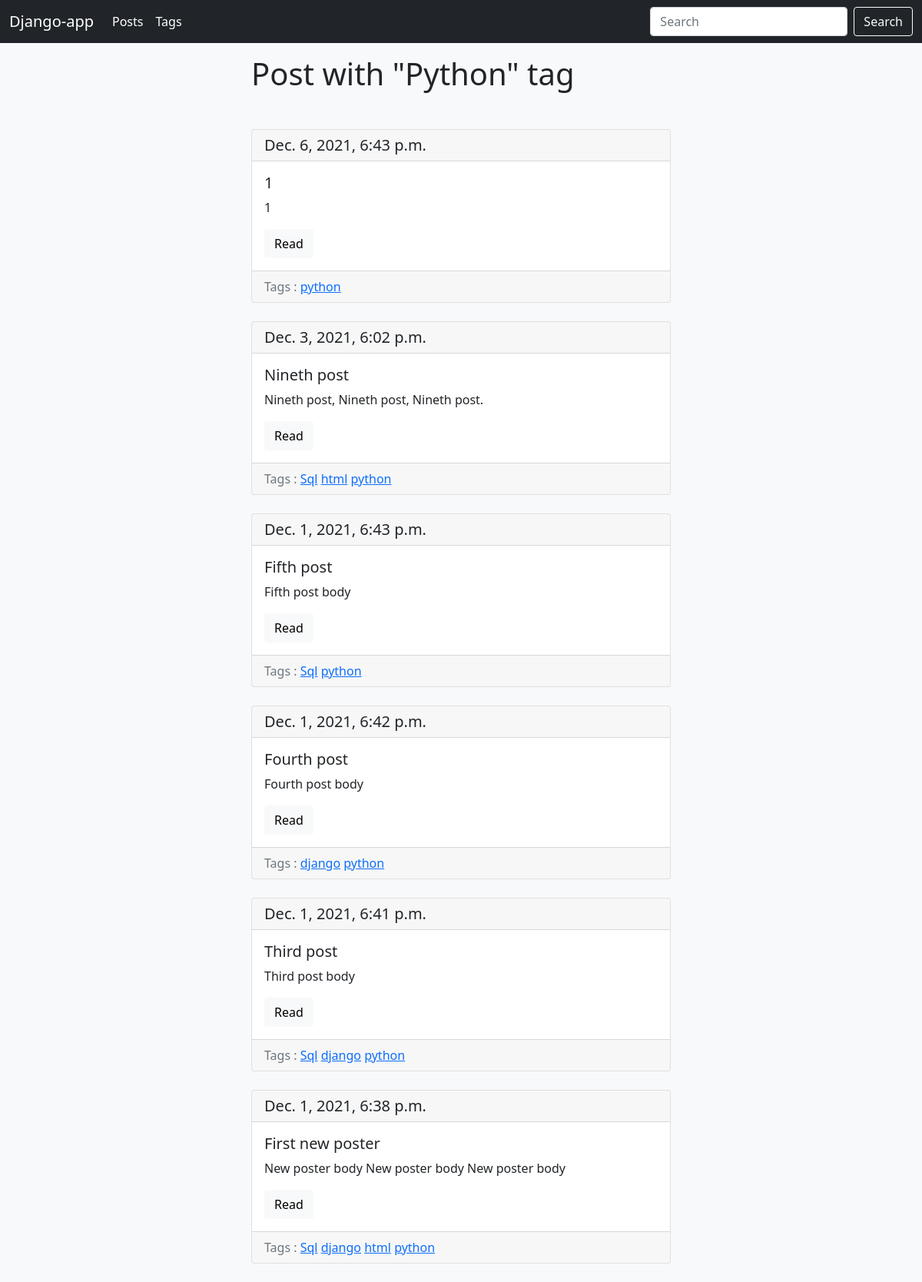
Page /blog/tag/python/ on the earlier database version.
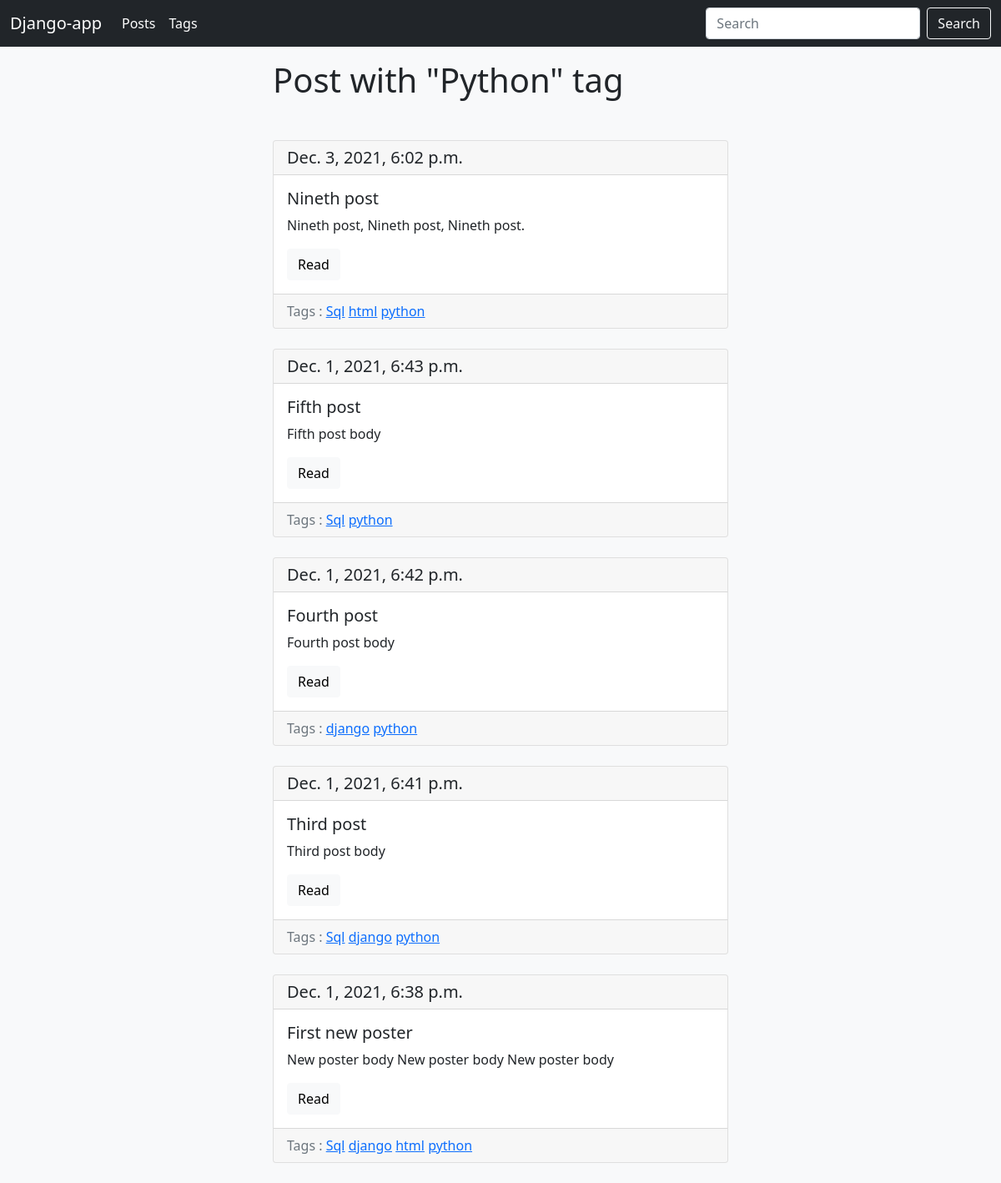
Same page on the later database version.
### blog/models.py (models this page shows, shortened)
class Tag(models.Model):
    title = models.CharField(max_length=50)
    slug = models.SlugField(max_length=50, unique=True)
    def get_absolute_url(self):
        return reverse('tag_detail_url', kwargs={'slug': self.slug})
    class Meta:
        ordering = ['title']

class Post(models.Model):
    title = models.CharField(max_length=150, db_index=True)
    slug = models.SlugField(max_length=150, blank=True, unique=True)
    body = models.TextField(blank=True, db_index=True)
    date_pub = models.DateTimeField(auto_now_add=True)
    tags = models.ManyToManyField('Tag', blank=True, related_name='posts')
    def get_absolute_url(self):
        return reverse('post_detail_url', kwargs={'slug': self.slug})
    class Meta:
        ordering = ['-date_pub']

### blog/views.py (the view)
# urls.py: path('tag/<str:slug>/', TagDetail.as_view(), name='tag_detail_url'),
class TagDetail(ObjectDetailMixin, View):
    model = Tag
    template = 'blog/tag_detail.html'

### blog/utils.py (called while the page is built)
    def get(self, request, slug):
        obj = get_object_or_404(self.model, slug__iexact=slug)
        return render(request, self.template, context={self.model.__name__.lower(): obj, 'admin_object': obj, 'detail': True})

### blog/templates/blog/tag_detail.html (shortened to what this page needs)
{% extends 'blog/base_blog.html' %}
{% block content %}
  <h1 class="mb-5">
    Post with "{{ tag.title|title }}" tag
  </h1>
  {% for post in tag.posts.all %}
    {% include 'blog/includes/post_card_template.html' %}
  {% endfor %}
{% endblock %}

### blog/templates/blog/base_blog.html (shortened to what this page needs)
{% extends 'base.html' %}

### templates/base.html (shortened to what this page needs)
{% load static %}
<!DOCTYPE html>
<html lang="en">
 <head>
  <link href="https://cdn.jsdelivr.net/npm/bootstrap@5.1.3/dist/css/bootstrap.min.css" rel="stylesheet">
  <link rel="stylesheet" href="{% static 'css/styles.css' %}">
 </head>
 <body class="bg-light">
   <nav class="navbar navbar-expand-lg navbar-dark bg-dark">
    <div class="container-fluid">
      <a class="navbar-brand" href="#">Django-app</a>
      <div class="collapse navbar-collapse" id="navbarSupportedContent">
        <ul class="navbar-nav me-auto mb-2 mb-lg-0">
          <li class="nav-item">
            <a class="nav-link active" aria-current="page" href="{% url 'posts_list_url' %}">Posts</a>
          </li>
          <li class="nav-item">
            <a class="nav-link active" href="{% url 'tags_list_url' %}">Tags</a>
          </li>
        </ul>
        <form class="d-flex" action="{% url 'posts_list_url' %}">
          <input class="form-control me-2" type="search" placeholder="Search" aria-label="Search" name="search">
          <button class="btn btn-outline-light" type="submit">Search</button>
        </form>
      </div>
    </div>
  </nav>
  <div class="container mt-3">
    <div class="row">
      <div class="col-6 offset-md-3">
        {% block content %}{% endblock %}
      </div>
    </div>
  </div>
 </body>
</html>

### blog/templates/blog/includes/post_card_template.html
<div class="card mb-4">
  <h5 class="card-header">{{ post.date_pub }}</h5>
  <div class="card-body">
    <h5 class="card-title">{{ post.title }}</h5>
    <p class="card-text">{{ post.body|truncatewords:15 }}</p>
    <a href="{{ post.get_absolute_url }}" class="btn btn-light">Read</a>
  </div>
  <div class="card-footer text-muted">
    Tags :
    {% for tag in post.tags.all %}
        <a href="{{ tag.get_absolute_url }}">{{ tag.title }}</a>
    {% endfor %}
  </div>
</div>

Differences in the rows shown:
removed Post: date_pub "Dec. 6, 2021, 6:43 p.m.", title "1", body "1", Tag (title "python")
